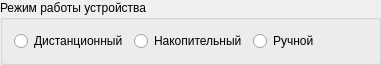
            <widget class="QGroupBox" name="groupBox_5">
             <property name="geometry">
              <rect>
               <x>30</x>
               <y>20</y>
               <width>381</width>
               <height>58</height>
              </rect>
             </property>
             <property name="title">
              <string>Режим работы устройства</string>
             </property>
             <layout class="QGridLayout" name="gridLayout_6">
              <item row="0" column="0">
               <layout class="QHBoxLayout" name="horizontalLayout_7">
                <item>
                 <widget class="QRadioButton" name="radioButton_c2s_mode_Remote">
                  <property name="text">
                   <string>Дистанционный</string>
                  </property>
                 </widget>
                </item>
                <item>
                 <widget class="QRadioButton" name="radioButton_c2s_mode_Cumulative">
                  <property name="text">
                   <string>Накопительный</string>
                  </property>
                 </widget>
                </item>
                <item>
                 <widget class="QRadioButton" name="radioButton_c2s_mode_Hand">
                  <property name="text">
                   <string>Ручной</string>
                  </property>
                  <property name="checkable">
                   <bool>true</bool>
                  </property>
                 </widget>
                </item>
               </layout>
              </item>
             </layout>
            </widget>
